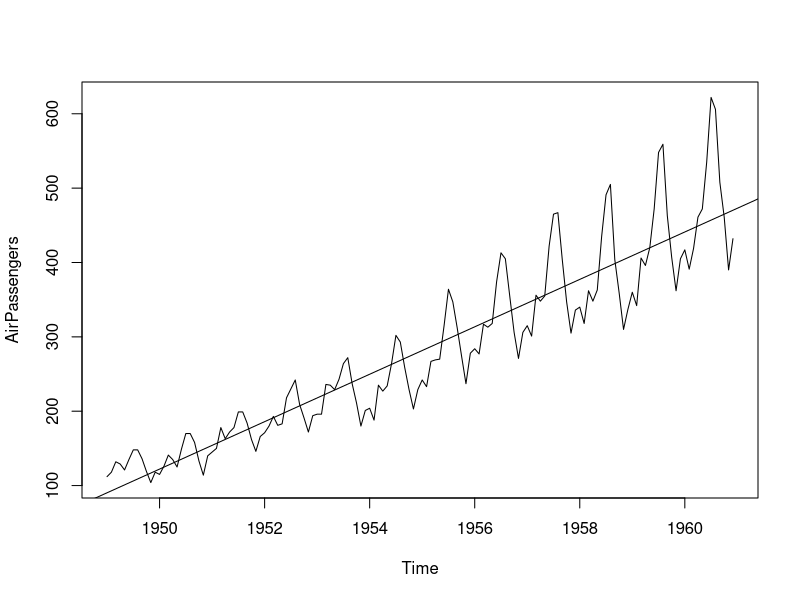
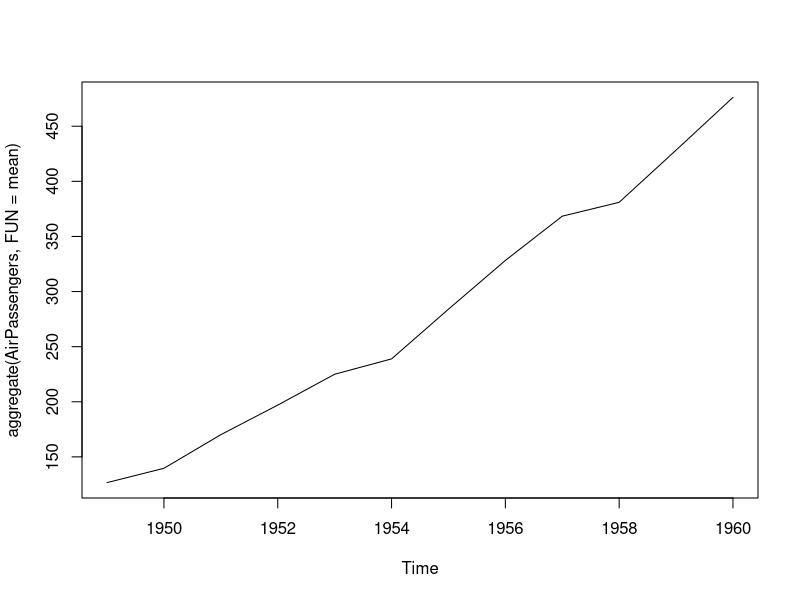
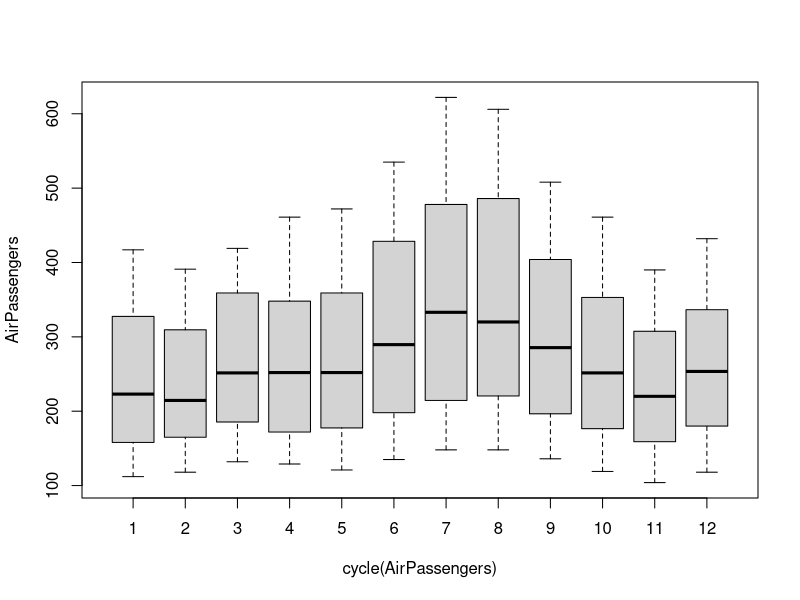
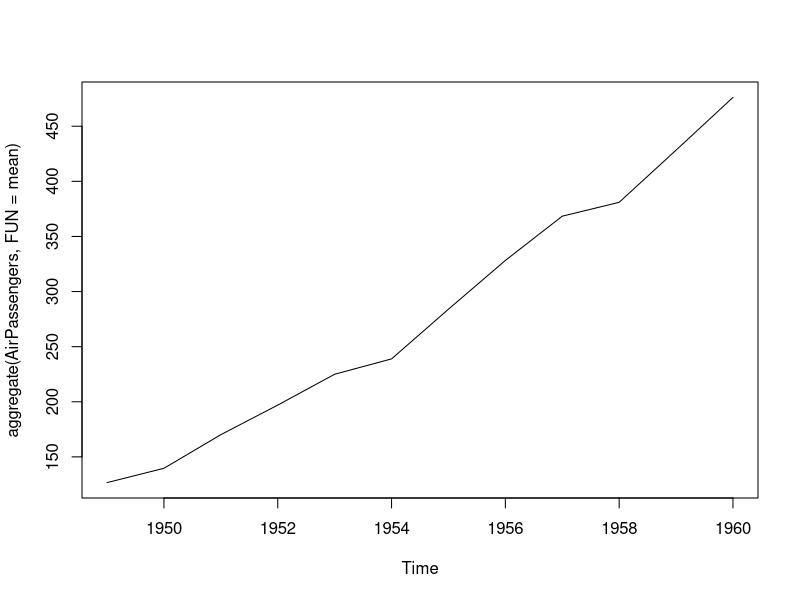
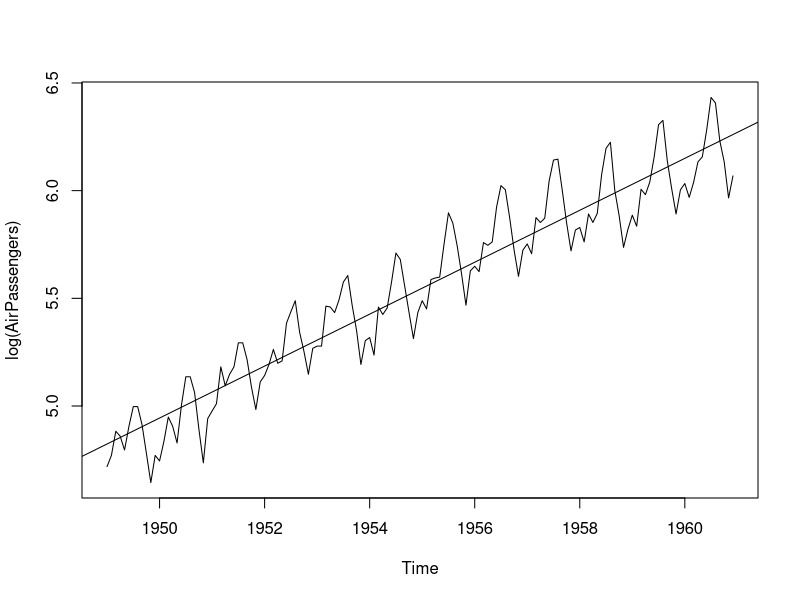
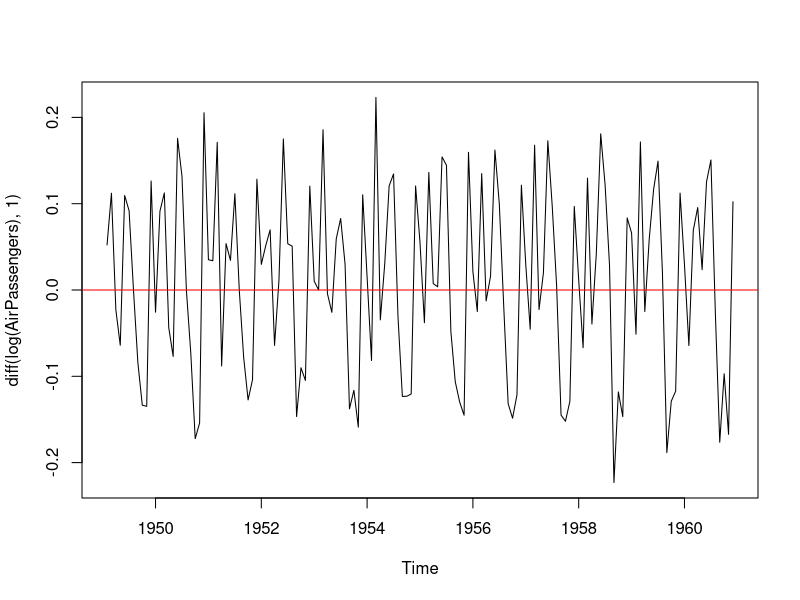

Write R code to recreate these figures, in order. (Note: this script raises an error after producing the figures.)
#ts eg
# Time Series ts1
#https://www.analyticsvidhya.com/blog/2015/12/complete-tutorial-time-series-modeling/

data(AirPassengers)
class(AirPassengers)
#This tells you that the data series is in a time series format
str(AirPassengers)
head(AirPassengers); tail(AirPassengers)
start(AirPassengers)
#This is the start of the time series
end(AirPassengers)
#[1] 1960 12
#This is the end of the time series
frequency(AirPassengers)  # $[1] 12
#The cycle of this time series is 12months in a year
summary(AirPassengers)


# Sec 2 -------------------------------------------------------------------

#The number of passengers are distributed across the spectrum
plot(AirPassengers)
#This will plot the time series
abline(reg=lm(AirPassengers~time(AirPassengers)))
# This will fit in a line


# Sec3 --------------------------------------------------------------------

cycle(AirPassengers)
#This will print the cycle across years.
plot(aggregate(AirPassengers,FUN=mean))
#This will aggregate the cycles and display a year on year trend
boxplot(AirPassengers~cycle(AirPassengers))
#Box plot across months will give us a sense on seasonal effect


plot(aggregate(AirPassengers,FUN=mean))
plot(log(AirPassengers))
abline(reg=lm(log(AirPassengers) ~ time(AirPassengers)))

plot(diff (log(AirPassengers),1))
abline(h=0, col='red')
abline(reg=lm(diff(log(AirPassengers)) ~ time(AirPassengers)))


#Model
acf(AirPassengers)
acf(diff (log(AirPassengers)))
pacf(diff (log(AirPassengers)))

fit = arima(log(AirPassengers), c(0,1,1), seasonal =
              list(order = c(0,1,1), period = 12) )
summary(fit)
pred = predict(fit, n.ahead = 10 * 12)
pred1 = 2.718 * pred$pred
ts.plot(AirPassengers, pred1, log='y', lty=c(1,3))




#ts airp

# Time Series Case Study - Decomposition

#https://rpubs.com/emb90/137525
# Data Set - AirPassengers
x=c(9.23221232,5.3430000)
x
options(digits=2)
x

?AirPassengers
head(AirPassengers)
AirPassengers
str(AirPassengers)
class(AirPassengers)

#The decomposition of time series is a statistical task that deconstructs a time series into several components, each representing one of the underlying categories of patterns
# TS data components : Level + Irregular + Seasonal

#stl(x, s.window, t.window = ) # command to do decomp
stl(AirPassengers, s.window = 'periodic') # seasons to be considered periodic ie not changing over time
# save it in an object

plot(AirPassengers) # Pattern of data : see increasing seasonal values suggesting multiplicative Model
#no cyclic here - only seasonal, trend, irregual
#s.window - specifies seasonal effects to be identical across years
#can handle on additive models

stl1 = stl(AirPassengers, s.window = 'periodic')
plot(stl1) # actual data, seasonal, long term trends, remainder/ irregular

class(stl1)

stl1$time.series
#(df = stl1$time.series)
#df = as.data.frame(df)
#write.csv(df, './data/airpsng.csv')


#Additive Model Y = Trend + Seasonal + Irregular
#sales increase by 300 qty in month of Nov
#Multiplicative Model Y = Trend * Seasonal * Irregular
#sales increase by 10% in month of Nov


#dataset
AirPassengers
class(AirPassengers)

# Plot
plot(AirPassengers)
#variability increases with level. at low values of passengers variations are less, at later years seasonal variations seem to be more -> Multiplicative model suggested

#stabilise the plot
LogAirPassengers = log(AirPassengers)  # make it additive because stl handles only additive models

# YA = T + S + I  : 
#YM= T * S * I  : take log of this
# log(YM) = log(T) + log(S) +log(I)

plot(LogAirPassengers)  #stabilises variation due to multiplication
#looks like additive : no increase of seasonsal component now over years

(m1 = matrix(1:2, nrow=1, byrow = F))
layout(m1)
plot(AirPassengers); plot(LogAirPassengers)  # see again the change


#STL
fit = stl(LogAirPassengers, s.window = 'periodic' )
#Seasonal components constrainted to be same across years : periodic

plot(fit)
fit$time.series  #decompose the data into S, T, R/I 

#december of all months same value for seasonal
#this was after taking log : so take antilog
#toprow = actual data with all series
exp(fit$time.series)

head(exp(fit$time.series),n=20)  # first 20 values see them

# df= exp(fit$time.series)
# names(df) = c('S','T','I')
# head(AirPassengers)
# head(cbind(AirPassengers, df))

#Various Plots - Monthwise, quarter, 
layout(matrix(1,nrow=1))
#Avg of each month
monthplot(AirPassengers) #max traffic in Jun/ Jul across years
monthplot(fit, choice='seasonal') # less in winters, more in summers
monthplot(fit, choice='trend')  #slight increase from Jan to Dec
#trend increasing for each month, highest passengers in Jul
monthplot(fit, choice='remainder') # irregular components

# see combined plots
(m2 = matrix(1:3, nrow=3, byrow = T))
layout(m2)  # change layout of plots
monthplot(fit, choice='seasonal')
monthplot(fit, choice='trend')
monthplot(fit, choice='remainder')


# Practise with different methods - Self Practise

#Decompose another way
AP.decompM = decompose(AirPassengers, type = "multiplicative")
plot(AP.decompM)

library(forecast)
# Forecast # adjust for multiplicative model
fit2b = ets(AirPassengers, model='MAM')
fit2b
(f2b=forecast(fit2b, 12))
head(f2b)$mean